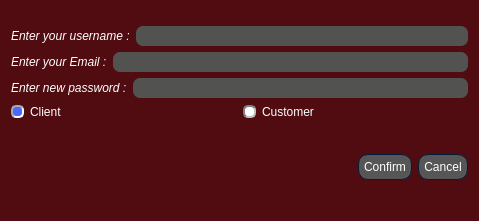
<?xml version="1.0" encoding="UTF-8"?>
<ui version="4.0">
 <class>Forgot_Pass_Dialog</class>
 <widget class="QDialog" name="Forgot_Pass_Dialog">
  <property name="geometry">
   <rect>
    <x>0</x>
    <y>0</y>
    <width>479</width>
    <height>221</height>
   </rect>
  </property>
  <property name="windowTitle">
   <string>Dialog</string>
  </property>
  <property name="styleSheet">
   <string notr="true">
QWidget
{
	background-color: #500c10;
	color: #ffffff;
	border-color: #051a39;

}


QLabel
{
	background-color: transparent;
	color: #ffffff;

}


QToolTip
{
	border : 1px solid #500c10;
	background-color: #26264f;
	color: #ffffff;
	border-color: #051a39;

}
QPushButton
{
	background-color: #565656;
	color: #ffffff;
	border-style: solid;
	border-width: 1px;
	border-radius: 10px;
	border-color: #051a39;
	padding: 5px;

}


QPushButton::disabled
{
	background-color: #404040;
	color: #656565;
	border-color: #051a39;

}


QPushButton::hover
{
	background-color: #8399ff;
	color: #ffffff;
	border-style: solid;
	border-width: 1px;
	border-radius: 10px;
	border-color: #051a39;
	padding: 5px;
}


QPushButton::pressed
{
	background-color: #4969ff;
	color: #ffffff;
	border-style: solid;
	border-width: 1px;
	border-radius: 10px;
	border-color: #051a39;
	padding: 5px;

}

QComboBox
{
    background-color: #565656;
    border: 1px solid;
    border-radius: 3px;
    padding-left: 6px;
    color: #ffffff;
    height: 20px;

}


QComboBox::disabled
{
	background-color: #404040;
	color: #656565;
	border-color: #051a39;

}


QComboBox:hover
{
    background-color: #8399ff;
}


QComboBox:on
{
    background-color: #4969ff;

}


QComboBox QAbstractItemView
{
    background-color: #383838;
    color: #ffffff;
    border: 1px solid black;
    selection-background-color: #4969ff;
    selection-color: #ffffff;
    outline: 0;

}

QComboBox::drop-down
{
    subcontrol-origin: padding;
    subcontrol-position: top right;
    width: 15px;
    border-left-width: 0px;
    border-left-color: darkgray;
    border-left-style: solid; 
    border-top-right-radius: 3px; 
    border-bottom-right-radius: 3px;

}


QComboBox::down-arrow
{
    image: url(://arrow-down.png);
    width: 8px;
    height: 8px;
}


QSpinBox
{
	background-color: #525251;
	color: #ffffff;
	border: 1px solid #051a39;
	border-radius: 3px;
	padding : 2px;
}

QLineEdit
{
	background-color: #525251;
	color: #ffffff;
	border-width: 1px;
	border-radius: 7px;
	border-color: #051a39;
	padding: 2px;

}

QLineEdit::disabled
{
	background-color: #404040;
	color: #656565;
	border-width: 1px;
	border-radius: 7px;
	border-color: #051a39;
	padding: 2px;

}

QTextEdit
{
	background-color: #ffffff;
	color: #010201;
	border-color: #051a39;

}


QTextEdit::disabled
{
	background-color: #404040;
	color: #656565;
	border-color: #051a39;

}

QCheckBox::indicator
{
    color: #b1b1b1;
    background-color: #323232;
    border: 1px solid #b1b1b1;
    width: 12px;
    height: 12px;

}


QCheckBox::indicator:checked
{
    image:url(://checkbox.png);
    border: 1px solid #565656;

}


QCheckBox::disabled
{
	color: #656565;

}


QCheckBox::indicator:disabled
{
	background-color: #656565;
	color: #656565;
    border: 1px solid #656565;

}


QRadioButton::indicator::unchecked
{ 
	border: 2px inset gray; 
	border-radius: 5px; 
	background-color:  #fff;
	width: 9px; 
	height: 9px; 

}


QRadioButton::indicator::unchecked:hover
{ 
	border: 2px solid #565656; 
	border-radius: 5px; 
	background-color:  #fff;
	width: 9px; 
	height: 9px; 

}


QRadioButton::indicator::checked
{ 
	border: 2px inset darkgray; 
	border-radius: 5px; 
	background-color: #4969ff; 
	width: 9px; 
	height: 9px; 

}


QRadioButton::disabled
{
	color: #656565;

}


QRadioButton::indicator:disabled
{
	background-color: #656565;
	color: #656565;
    border: 2px solid #656565;

}


QTableView
{
    background-color: #242526;
    border: 1px solid #32414B;
    color: #f0f0f0;
    gridline-color: #8faaff;
    outline : 0;

}


QTableView::disabled
{
    background-color: #242526;
    border: 1px solid #32414B;
    color: #656565;
    gridline-color: #656565;
    outline : 0;

}


QTableView::item:hover 
{
    background-color: #26264f;
    color: #f0f0f0;

}


QTableView::item:selected 
{
    background-color: #1a1b1c;
    border: 2px solid #4969ff;
    color: #F0F0F0;

}


QTableView::item:selected:disabled
{
    background-color: #1a1b1c;
    border: 2px solid #525251;
    color: #656565;

}


QTableCornerButton::section
{
    background-color: #505050;
    color: #fff;

}


QHeaderView::section
{
    background-color: #525251;
    color: #fff;
    text-align: left;
	padding: 4px;
	
}


QHeaderView::section:disabled
{
    background-color: #525251;
    color: #656565;

}






QHeaderView::section::vertical::first,
QHeaderView::section::vertical::only-one
{
    border-top: 1px solid #353635;

}


QHeaderView::section::vertical
{
    border-top: 1px solid #353635;

}


QHeaderView::section::horizontal::first,
QHeaderView::section::horizontal::only-one
{
    border-left: 1px solid #353635;

}


QHeaderView::section::horizontal
{
    border-left: 1px solid #353635;

}


QTabBar::tab
{
	background-color: #262626;
	color: #ffffff;
	border-style: solid;
	border-width: 1px;
	border-top-left-radius: 3px;
	border-top-right-radius: 3px;
	border-color: #051a39;
	padding: 5px;

}


QTabBar::tab:disabled
{
	background-color: #656565;
	color: #656565;
}


QTabWidget::pane 
{
	background-color: #262626;
	color: #ffffff;
    border: 1px solid;
    border-color: #565656;

}


QTabBar::tab:selected
{
    background-color: #565656;
	color: #ffffff;
	border-style: solid;
	border-width: 1px;
	border-top-left-radius: 3px;
	border-top-right-radius: 3px;
	border-color: #051a39;
	padding: 5px;

}


QTabBar::tab:selected:disabled
{
	background-color: #404040;
	color: #656565;

}


QTabBar::tab:!selected 
{
    background-color: #262626;

}


QTabBar::tab:!selected:hover 
{
    background-color: #8399ff;

}


QTabBar::tab:top:!selected 
{
    margin-top: 3px;

}


QTabBar::tab:bottom:!selected 
{
    margin-bottom: 3px;

}


QTabBar::tab:top, QTabBar::tab:bottom 
{
    min-width: 8ex;
    margin-right: -1px;
    padding: 5px 10px 5px 10px;

}


QTabBar::tab:top:selected 
{
    border-bottom-color: none;

}


QTabBar::tab:bottom:selected 
{
    border-top-color: none;

}


QTabBar::tab:top:last, QTabBar::tab:bottom:last,
QTabBar::tab:top:only-one, QTabBar::tab:bottom:only-one 
{
    margin-right: 0;

}


QTabBar::tab:left:!selected 
{
    margin-right: 3px;

}


QTabBar::tab:right:!selected
{
    margin-left: 3px;

}


QTabBar::tab:left, QTabBar::tab:right 
{
    min-height: 8ex;
    margin-bottom: -1px;
    padding: 10px 5px 10px 5px;

}


QTabBar::tab:left:selected 
{
    border-left-color: none;

}


QTabBar::tab:right:selected 
{
    border-right-color: none;

}


QTabBar::tab:left:last, QTabBar::tab:right:last,
QTabBar::tab:left:only-one, QTabBar::tab:right:only-one 
{
    margin-bottom: 0;

}


QScrollBar:horizontal
{
    border: 1px solid #222222;
    background-color: #3d3d3d;
    height: 13px;
    margin: 0px 16px 0 16px;

}


QScrollBar::handle:horizontal
{
    background: #565656;
    min-height: 20px;

}


QScrollBar::add-line:horizontal
{
    border: 1px solid #1b1b19;
    background-color: #565656;
    width: 14px;
    subcontrol-position: right;
    subcontrol-origin: margin;

}


QScrollBar::sub-line:horizontal
{
    border: 1px solid #1b1b19;
    background-color: #565656;
    width: 14px;
    subcontrol-position: left;
    subcontrol-origin: margin;

}


QScrollBar::right-arrow:horizontal
{
    width: 6px;
    height: 6px;

}


QScrollBar::left-arrow:horizontal
{
    width: 6px;
    height: 6px;

}


QScrollBar::add-page:horizontal, QScrollBar::sub-page:horizontal
{
    background: none;

}


QScrollBar:vertical
{
    background-color: #3d3d3d;
    width: 13px;
    margin: 16px 0 16px 0;
    border: 1px solid #222222;

}


QScrollBar::handle:vertical
{
    background-color: #565656;
    min-height: 20px;

}


QScrollBar::add-line:vertical
{
    border: 1px solid #1b1b19;
    background-color: #565656;
    height: 14px;
    subcontrol-position: bottom;
    subcontrol-origin: margin;

}


QScrollBar::sub-line:vertical
{
    border: 1px solid #1b1b19;
    background-color: #565656;
    height: 14px;
    subcontrol-position: top;
    subcontrol-origin: margin;

}


QScrollBar::up-arrow:vertical
{
    width: 6px;
    height: 6px;

}


QScrollBar::down-arrow:vertical
{
    width: 6px;
    height: 6px;

}


QScrollBar::add-page:vertical, QScrollBar::sub-page:vertical
{
    background: none;

}

QStatusBar
{
	background-color: #565656;
	color: #ffffff;
	border-color: #051a39;

}

QCheckBox:disabled
{
color: #414141;
}

QCheckBox::indicator{
    color: #b1b1b1;
    background-color: #323232;
    border: 1px solid #b1b1b1;
    width:  12px;
    height:  12px;
}

QRadioButton::indicator
{
    border-radius: 6px;
}

QCheckBox::indicator:hover
{
    border: 1px solid #8399ff;
}

QCheckBox::indicator:checked
{
	border-image: url(:/included_images/Check_mark.png) 0 0 0 0 stretch stretch;
	background-color: #ffffff;
}

QCheckBox::indicator:disabled
{
    border: 1px solid #444;
}
</string>
  </property>
  <layout class="QGridLayout" name="gridLayout">
   <item row="0" column="0">
    <layout class="QHBoxLayout" name="horizontalLayout_7">
     <item>
      <layout class="QVBoxLayout" name="verticalLayout_2">
       <item>
        <layout class="QVBoxLayout" name="verticalLayout">
         <item>
          <layout class="QHBoxLayout" name="horizontalLayout">
           <item>
            <widget class="QLabel" name="label_2">
             <property name="text">
              <string>&lt;html&gt;&lt;head/&gt;&lt;body&gt;&lt;p&gt;&lt;span style=&quot; font-style:italic;&quot;&gt;Enter your username :&lt;/span&gt;&lt;/p&gt;&lt;/body&gt;&lt;/html&gt;</string>
             </property>
            </widget>
           </item>
           <item>
            <widget class="QLineEdit" name="lineEdit_user"/>
           </item>
          </layout>
         </item>
         <item>
          <layout class="QHBoxLayout" name="horizontalLayout_2">
           <item>
            <widget class="QLabel" name="label">
             <property name="text">
              <string>&lt;html&gt;&lt;head/&gt;&lt;body&gt;&lt;p&gt;&lt;span style=&quot; font-style:italic;&quot;&gt;Enter your Email    :&lt;/span&gt;&lt;/p&gt;&lt;/body&gt;&lt;/html&gt;</string>
             </property>
            </widget>
           </item>
           <item>
            <widget class="QLineEdit" name="lineEdit_email"/>
           </item>
          </layout>
         </item>
         <item>
          <layout class="QHBoxLayout" name="horizontalLayout_3">
           <item>
            <widget class="QLabel" name="label_3">
             <property name="text">
              <string>&lt;html&gt;&lt;head/&gt;&lt;body&gt;&lt;p&gt;&lt;span style=&quot; font-style:italic;&quot;&gt;Enter new password :&lt;/span&gt;&lt;/p&gt;&lt;/body&gt;&lt;/html&gt;</string>
             </property>
            </widget>
           </item>
           <item>
            <widget class="QLineEdit" name="lineEdit_new_pass">
             <property name="echoMode">
              <enum>QLineEdit::Password</enum>
             </property>
            </widget>
           </item>
          </layout>
         </item>
        </layout>
       </item>
       <item>
        <layout class="QHBoxLayout" name="horizontalLayout_4">
         <item>
          <widget class="QRadioButton" name="radioButton_client">
           <property name="cursor">
            <cursorShape>PointingHandCursor</cursorShape>
           </property>
           <property name="text">
            <string>Client</string>
           </property>
           <property name="checked">
            <bool>true</bool>
           </property>
          </widget>
         </item>
         <item>
          <widget class="QRadioButton" name="radioButton_costumer">
           <property name="cursor">
            <cursorShape>PointingHandCursor</cursorShape>
           </property>
           <property name="text">
            <string>Customer</string>
           </property>
          </widget>
         </item>
        </layout>
       </item>
      </layout>
     </item>
    </layout>
   </item>
   <item row="1" column="0">
    <layout class="QHBoxLayout" name="horizontalLayout_5">
     <item>
      <spacer name="horizontalSpacer_2">
       <property name="orientation">
        <enum>Qt::Horizontal</enum>
       </property>
       <property name="sizeHint" stdset="0">
        <size>
         <width>40</width>
         <height>20</height>
        </size>
       </property>
      </spacer>
     </item>
     <item>
      <widget class="QLabel" name="label_4">
       <property name="minimumSize">
        <size>
         <width>55</width>
         <height>55</height>
        </size>
       </property>
       <property name="maximumSize">
        <size>
         <width>55</width>
         <height>55</height>
        </size>
       </property>
       <property name="text">
        <string/>
       </property>
      </widget>
     </item>
     <item>
      <widget class="QPushButton" name="confirm_button">
       <property name="cursor">
        <cursorShape>PointingHandCursor</cursorShape>
       </property>
       <property name="text">
        <string>Confirm</string>
       </property>
      </widget>
     </item>
     <item>
      <widget class="QPushButton" name="Cancel_button">
       <property name="cursor">
        <cursorShape>PointingHandCursor</cursorShape>
       </property>
       <property name="text">
        <string>Cancel</string>
       </property>
      </widget>
     </item>
    </layout>
   </item>
  </layout>
 </widget>
 <resources/>
 <connections/>
</ui>
